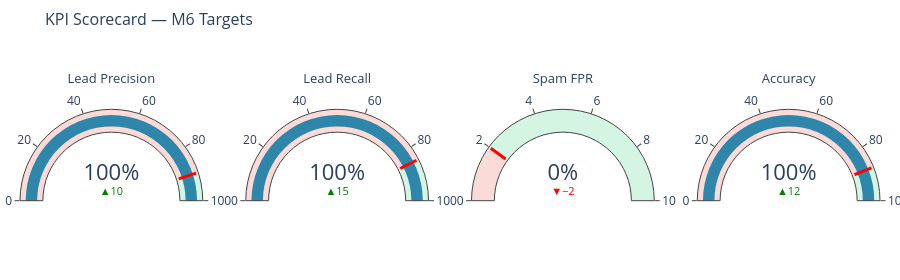

Notebook code cell kept with this figure:
### Markdown cell above
---
## §2  KPI Scorecard

Primary KPIs ranked by priority.  Red indicates failure vs. M6 target; green = pass.

### Code cell
# ── KPI targets (from docs/delivery_kpis.md M6) ──────────────────────────────
TARGETS = {
    "Lead Precision":  (kpis["lead_precision"],  0.90, "≥ 90%"),
    "Lead Recall":     (kpis["lead_recall"],     0.85, "≥ 85%"),
    "Spam FPR":        (kpis["spam_fpr"],        0.02, "≤ 2%",    True),  # lower-is-better
    "Accuracy":        (kpis["accuracy"],        0.88, "≥ 88%"),
}

rows = []
for name, vals in TARGETS.items():
    value, threshold, label = vals[0], vals[1], vals[2]
    lower_better = len(vals) > 3 and vals[3]
    passed = (value <= threshold) if lower_better else (value >= threshold)
    rows.append({"KPI": name, "Value": value, "Target": label, "Pass": "✅" if passed else "❌"})

kpi_df = pd.DataFrame(rows)
print(kpi_df.to_string(index=False))

# ── Gauge charts ────────────────────────────────────────────────────────────
fig = make_subplots(
    rows=1, cols=4,
    specs=[[{"type": "indicator"}, {"type": "indicator"}, {"type": "indicator"}, {"type": "indicator"}]]
)

gauge_kpis = [
    ("Lead Precision",  kpis["lead_precision"],  0.90, 1.00),
    ("Lead Recall",     kpis["lead_recall"],     0.85, 1.00),
    ("Spam FPR",        kpis["spam_fpr"],        0.02, 0.10),
    ("Accuracy",        kpis["accuracy"],        0.88, 1.00),
]

for col, (name, value, threshold, max_val) in enumerate(gauge_kpis, start=1):
    fig.add_trace(go.Indicator(
        mode="gauge+number+delta",
        value=round(value * 100, 1),
        title={"text": name, "font": {"size": 13}},
        number={"suffix": "%", "font": {"size": 22}},
        delta={"reference": round(threshold * 100, 1), "relative": False,
               "increasing": {"color": "green"}, "decreasing": {"color": "red"}},
        gauge={
            "axis": {"range": [0, round(max_val * 100, 0)]},
            "bar":  {"color": "#2E86AB"},
            "threshold": {
                "line":      {"color": "red", "width": 3},
                "thickness": 0.8,
                "value":     round(threshold * 100, 1),
            },
            "steps": [
                {"range": [0, round(threshold * 100, 1)],    "color": "#FADBD8"},
                {"range": [round(threshold * 100, 1), round(max_val * 100, 0)], "color": "#D5F5E3"},
            ],
        },
    ), row=1, col=col)

fig.update_layout(height=280, title_text="KPI Scorecard — M6 Targets",
                   title_font_size=16, margin=dict(t=50, b=20, l=20, r=20))
fig.show()

### Figure 1 — Plotly figure (JSON) as saved in the notebook; plotly's stock layout.template omitted (floating-point values rounded to 4 significant figures)
{"data": [{"delta": {"decreasing": {"color": "red"}, "increasing": {"color": "green"}, "reference": 90, "relative": false}, "domain": {"x": [0, 0.2125], "y": [0, 1]}, "gauge": {"axis": {"range": [0, 100]}, "bar": {"color": "#2E86AB"}, "steps": [{"color": "#FADBD8", "range": [0, 90]}, {"color": "#D5F5E3", "range": [90, 100]}], "threshold": {"line": {"color": "red", "width": 3}, "thickness": 0.8, "value": 90}}, "mode": "gauge+number+delta", "number": {"font": {"size": 22}, "suffix": "%"}, "title": {"font": {"size": 13}, "text": "Lead Precision"}, "type": "indicator", "value": 100}, {"delta": {"decreasing": {"color": "red"}, "increasing": {"color": "green"}, "reference": 85, "relative": false}, "domain": {"x": [0.2625, 0.475], "y": [0, 1]}, "gauge": {"axis": {"range": [0, 100]}, "bar": {"color": "#2E86AB"}, "steps": [{"color": "#FADBD8", "range": [0, 85]}, {"color": "#D5F5E3", "range": [85, 100]}], "threshold": {"line": {"color": "red", "width": 3}, "thickness": 0.8, "value": 85}}, "mode": "gauge+number+delta", "number": {"font": {"size": 22}, "suffix": "%"}, "title": {"font": {"size": 13}, "text": "Lead Recall"}, "type": "indicator", "value": 100}, {"delta": {"decreasing": {"color": "red"}, "increasing": {"color": "green"}, "reference": 2, "relative": false}, "domain": {"x": [0.525, 0.7375], "y": [0, 1]}, "gauge": {"axis": {"range": [0, 10]}, "bar": {"color": "#2E86AB"}, "steps": [{"color": "#FADBD8", "range": [0, 2]}, {"color": "#D5F5E3", "range": [2, 10]}], "threshold": {"line": {"color": "red", "width": 3}, "thickness": 0.8, "value": 2}}, "mode": "gauge+number+delta", "number": {"font": {"size": 22}, "suffix": "%"}, "title": {"font": {"size": 13}, "text": "Spam FPR"}, "type": "indicator", "value": 0}, {"delta": {"decreasing": {"color": "red"}, "increasing": {"color": "green"}, "reference": 88, "relative": false}, "domain": {"x": [0.7875, 1], "y": [0, 1]}, "gauge": {"axis": {"range": [0, 100]}, "bar": {"color": "#2E86AB"}, "steps": [{"color": "#FADBD8", "range": [0, 88]}, {"color": "#D5F5E3", "range": [88, 100]}], "threshold": {"line": {"color": "red", "width": 3}, "thickness": 0.8, "value": 88}}, "mode": "gauge+number+delta", "number": {"font": {"size": 22}, "suffix": "%"}, "title": {"font": {"size": 13}, "text": "Accuracy"}, "type": "indicator", "value": 100}], "layout": {"height": 280, "margin": {"b": 20, "l": 20, "r": 20, "t": 50}, "title": {"font": {"size": 16}, "text": "KPI Scorecard — M6 Targets"}}}
